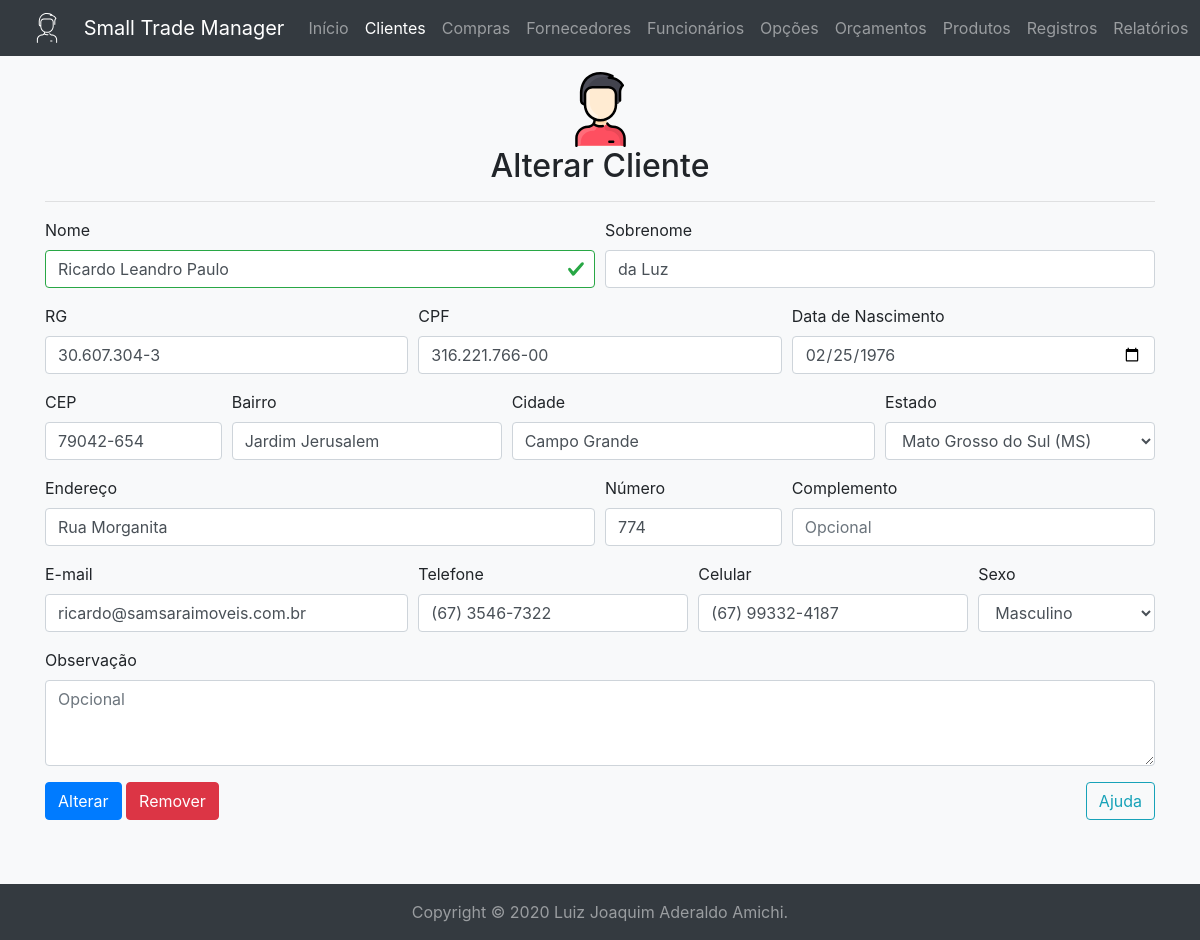
/client/update/?id=1 (signed in), run on the app's committed database.
### tables this page shows
create table if not exists clients (
	id int unsigned auto_increment not null primary key,
	name varchar(32) character set 'utf8' not null,
	surname varchar(32) character set 'utf8' not null,
	rg varchar(9) character set 'utf8' null unique,
	cpf char(11) character set 'utf8' not null unique,
	birthday date not null,
	postal_code char(8) character set 'utf8' null,
	district varchar(32) character set 'utf8' null,
	city varchar(64) character set 'utf8' not null,
	state char(2) character set 'utf8' not null,
	address varchar(64) character set 'utf8' not null,
	number int unsigned not null,
	complement varchar(32) character set 'utf8' null,
	email varchar(32) character set 'utf8' null,
	phone char(10) character set 'utf8' null,
	cell_phone char(11) character set 'utf8' null,
	sex char(1) character set 'utf8' not null,
	note varchar(512) character set 'utf8' null
);

### mysql.php (called while the page is built, shortened)
<?php
$db = null;
function execute(string $query, ?object &$record=null): array|bool {
	global $db;
	$operation = strtolower(substr($query, 0, 6));
	$tuple = $record ? convert($record) : $record;
	$connection = $db ?? open();
	$stmt = null;
	if($connection) {
		try {
			if($operation == 'delete') {
				$queries = explode(';', $query);
				foreach($queries as $query) {
					if(!empty($query)) {
						$stmt = $connection->prepare($query);
						$stmt->execute();
					}
				}
			}
			elseif(in_array($operation, ['insert', 'select', 'update'])) {
				$stmt = $connection->prepare($query);
				$stmt->execute($tuple);
			}
			if($operation == 'select') {
				return $stmt->fetchAll(\PDO::FETCH_OBJ);
			}
			elseif(in_array($operation, ['delete', 'insert', 'update'])) {
				if($operation == 'insert' && $record) {
					$record->id = $connection->lastInsertId() ?: ($record->id ?? 0);
				}
				$commit = $connection->commit();
				return (bool) ($operation == 'delete' ? $commit : $stmt->rowCount());
			}
		}
		catch(\PDOException $e) {
			\util\history($e);
			if($operation == 'select') {
				return [];
			}
			elseif(in_array($operation, ['delete', 'insert', 'update'])) {
				$connection->rollBack();
				return false;
			}
		}
		finally {
			$connection = null;
		}
	}
	return false;
}
function open(): ?\PDO {
	global $db;
	if(!$db) {
		try {
			$db = new \PDO('mysql:host=' . MYSQL_HOST . ';dbname=' . MYSQL_SCHEMA, MYSQL_USER, MYSQL_PASSWORD);
			$db->setAttribute(\PDO::ATTR_ERRMODE, \PDO::ERRMODE_EXCEPTION);
			$db->setAttribute(\PDO::ATTR_DEFAULT_FETCH_MODE, \PDO::FETCH_OBJ);
			return $db;
		}
		catch(\PDOException $e) {
			\util\history($e);
			return null;
		}
	}
	return $db;
}

### controllers/client.php (called while the page is built, shortened)
<?php
require_once __DIR__ . '/../mysql.php';
function formulate(object $tuple): object {
	$tuple->rg = isset($tuple->rg) ? (strlen($tuple->rg) == 8 ? substr($tuple->rg, 0, 1) . '.' . substr($tuple->rg, 1, 3) . '.' . substr($tuple->rg, 4, 3) . '-' . substr($tuple->rg, 7, 2) : substr($tuple->rg, 0, 2) . '.' . substr($tuple->rg, 2, 3) . '.' . substr($tuple->rg, 5, 3) . '-' . substr($tuple->rg, 8, 2)) : null;
	$tuple->cpf = substr($tuple->cpf, 0, 3) . '.' . substr($tuple->cpf, 3, 3) . '.' . substr($tuple->cpf, 6, 3) . '-' . substr($tuple->cpf, 9, 2);
	$tuple->postal_code = isset($tuple->postal_code) ? substr($tuple->postal_code, 0, 5) . '-' . substr($tuple->postal_code, 5, 3) : null;
	$tuple->phone = isset($tuple->phone) ? '(' . substr($tuple->phone, 0, 2) . ') ' . substr($tuple->phone, 2, 4) . '-' . substr($tuple->phone, 6, 4) : null;
	$tuple->cell_phone = isset($tuple->cell_phone) ? '(' . substr($tuple->cell_phone, 0, 2) . ') ' . substr($tuple->cell_phone, 2, 5) . '-' . substr($tuple->cell_phone, 7, 4) : null;
	return $tuple;
}

### templates/client/update.php (the view, shortened to what this page needs)
	<div class="container mb-5">
		<div class="my-3 text-center">
			<img alt="Cliente" class="img-fluid mx-3" height="75" src="<?=BASE_URL?>img/client-color.svg" width="75"/>
			<h2><?=PAGE_TITLE?></h2>
			<hr/>
		</div>
		<form accept-charset="utf-8" action="<?=BASE_URL . 'action/' . PAGE_NAME?>/update/" autocomplete="on" class="pb-3" enctype="application/x-www-form-urlencoded" id="update-client" method="post" name="update-client" rel="noopener" target="_self">
			<div class="form-row">
				<div class="col-md-6 form-group">
					<label for="name">Nome</label>
					<input autofocus class="form-control" form="update-client" id="name" maxlength="32" minlength="2" name="name" placeholder="" required type="text" value="<?=$tuple->name?>"/>
				</div>
				<div class="col-md-6 form-group">
					<label for="surname">Sobrenome</label>
					<input class="form-control" form="update-client" id="surname" maxlength="32" minlength="2" name="surname" placeholder="" required type="text" value="<?=$tuple->surname?>"/>
				</div>
			</div>
			<div class="form-row">
				<div class="col-md-4 form-group">
					<label for="rg">RG</label>
					<input class="form-control" form="update-client" id="rg" maxlength="12" minlength="11" name="rg" pattern="[0-9]{2}.[0-9]{3}.[0-9]{3}-[0-9]{1}|[0-9]{1}.[0-9]{3}.[0-9]{3}-[0-9]{1}" placeholder="Opcional" type="text" value="<?=$tuple->rg?>"/>
				</div>
				<div class="col-md-4 form-group">
					<label for="cpf">CPF</label>
					<input class="form-control" form="update-client" id="cpf" maxlength="14" minlength="14" name="cpf" pattern="[0-9]{3}.[0-9]{3}.[0-9]{3}-[0-9]{2}" placeholder="" required type="text" value="<?=$tuple->cpf?>"/>
				</div>
				<div class="col-md-4 form-group">
					<label for="birthday">Data de Nascimento</label>
					<input class="form-control" form="update-client" id="birthday" name="birthday" required type="date" value="<?=$tuple->birthday?>"/>
				</div>
			</div>
			<div class="form-row">
				<div class="col-md-2 form-group">
					<label for="postal-code">CEP</label>
					<input class="form-control" form="update-client" id="postal-code" maxlength="9" minlength="9" name="postal-code" pattern="[0-9]{5}-[0-9]{3}" placeholder="Opcional" type="text" value="<?=$tuple->postal_code?>"/>
				</div>
				<div class="col-md-3 form-group">
					<label for="district">Bairro</label>
					<input class="form-control" form="update-client" id="district" maxlength="32" minlength="4" name="district" placeholder="Opcional" type="text" value="<?=$tuple->district?>"/>
				</div>
				<div class="col-md-4 form-group">
					<label for="city">Cidade</label>
					<input class="form-control" form="update-client" id="city" maxlength="64" minlength="4" name="city" placeholder="" required type="text" value="<?=$tuple->city?>"/>
				</div>
				<div class="col-md-3 form-group">
					<label for="state">Estado</label>
					<select class="form-control" form="update-client" id="state" name="state" required>
						<option <?=$tuple->state == 'MS' ? 'selected' : ''?> value="MS">Mato Grosso do Sul (MS)</option>
					</select>
				</div>
			</div>
			<div class="form-row">
				<div class="col-md-6 form-group">
					<label for="address">Endereço</label>
					<input class="form-control" form="update-client" id="address" maxlength="64" minlength="4" name="address" placeholder="" required type="text" value="<?=$tuple->address?>"/>
				</div>
				<div class="col-md-2 form-group">
					<label for="number">Número</label>
					<input class="form-control" form="update-client" id="number" maxlength="8" minlength="2" name="number" pattern="[0-9]+" placeholder="" required type="text" value="<?=$tuple->number?>"/>
				</div>
				<div class="col-md-4 form-group">
					<label for="complement">Complemento</label>
					<input class="form-control" form="update-client" id="complement" maxlength="32" minlength="4" name="complement" placeholder="Opcional" type="text" value="<?=$tuple->complement?>"/>
				</div>
			</div>
			<div class="form-row">
				<div class="col-md-4 form-group">
					<label for="email">E-mail</label>
					<input class="form-control" form="update-client" id="email" maxlength="32" minlength="4" name="email" placeholder="Opcional" type="email" value="<?=$tuple->email?>"/>
				</div>
				<div class="col-md-3 form-group">
					<label for="phone">Telefone</label>
					<input class="form-control" form="update-client" id="phone" maxlength="14" minlength="14" name="phone" pattern="\([0-9]{2}\)\s[0-9]{4}-[0-9]{4}" placeholder="Opcional" type="tel" value="<?=$tuple->phone?>"/>
				</div>
				<div class="col-md-3 form-group">
					<label for="cell-phone">Celular</label>
					<input class="form-control" form="update-client" id="cell-phone" maxlength="15" minlength="15" name="cell-phone" pattern="\([0-9]{2}\)\s[0-9]{5}-[0-9]{4}" placeholder="Opcional" type="tel" value="<?=$tuple->cell_phone?>"/>
				</div>
				<div class="col-md-2 form-group">
					<label for="sex">Sexo</label>
					<select class="form-control" form="update-client" id="sex" name="sex" required>
						<option <?=$tuple->sex == 'M' ? 'selected' : ''?> value="M">Masculino</option>
					</select>
				</div>
			</div>
			<div class="form-row">
				<div class="col-md-12 form-group">
					<label for="note">Observação</label>
					<textarea class="form-control" form="update-client" id="note" maxlength="512" minlength="4" name="note" placeholder="Opcional" rows="3"><?=$tuple->note?></textarea>
				</div>
			</div>
			<input class="btn btn-primary" form="update-client" type="submit" value="Alterar"/>
			<button class="btn btn-danger" data-target="#remove-modal" data-toggle="modal" type="button">Remover</button>
			<button class="btn btn-outline-info float-right" data-target="#help-modal" data-toggle="modal" type="button">Ajuda</button>
		</form>
	</div>
</body>
</html>

### data on the page
clients: name "Ricardo Leandro Paulo", surname "da Luz", rg "30.607.304-3", cpf "316.221.766-00", birthday "02/25/1976", postal-code "79042-654", district "Jardim Jerusalem", city "Campo Grande", state "Mato Grosso do Sul (MS)", address "Rua Morganita", number "774", email "ricardo@samsaraimoveis.com.br", phone "(67) 3546-7322", cell-phone "(67) 99332-4187", sex "Masculino"

### other printed values
PAGE_TITLE "Alterar Cliente"
